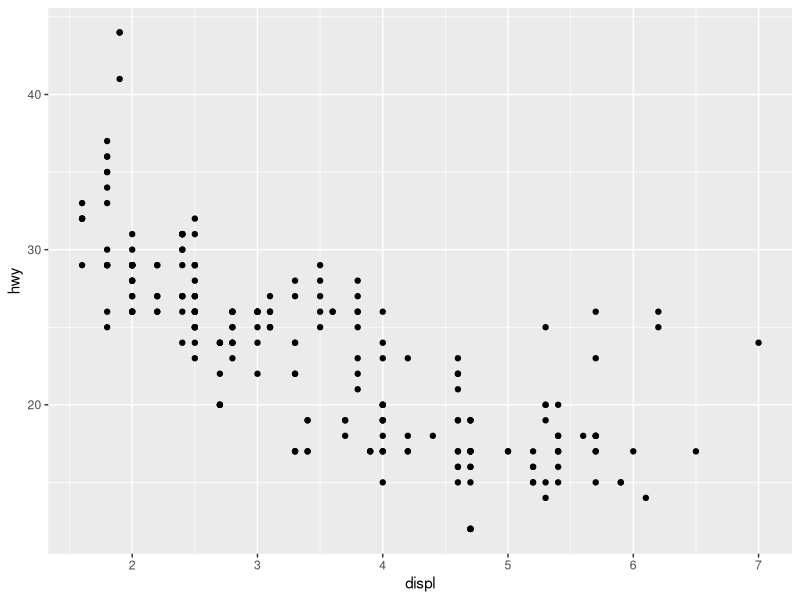
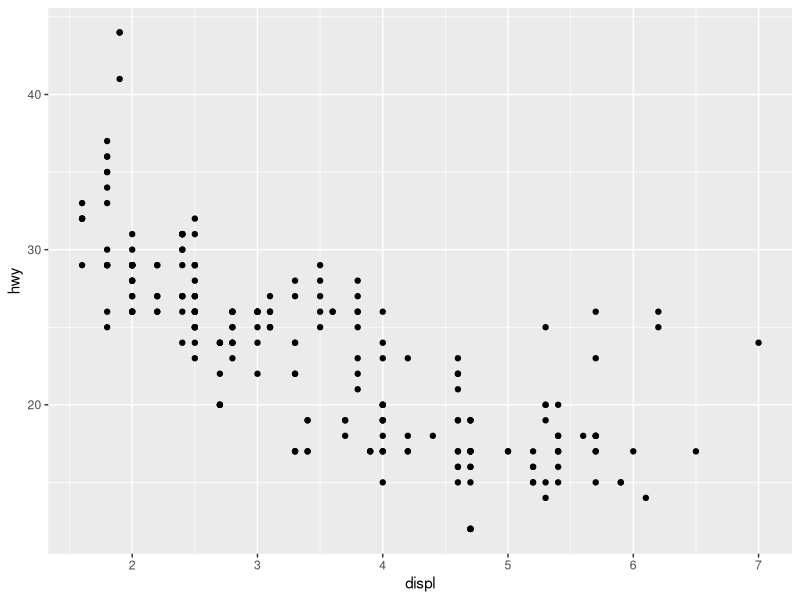
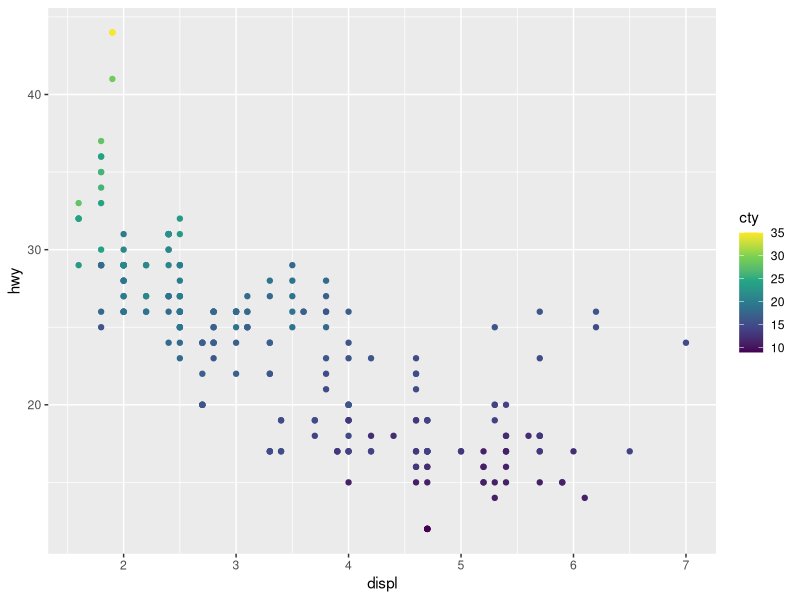
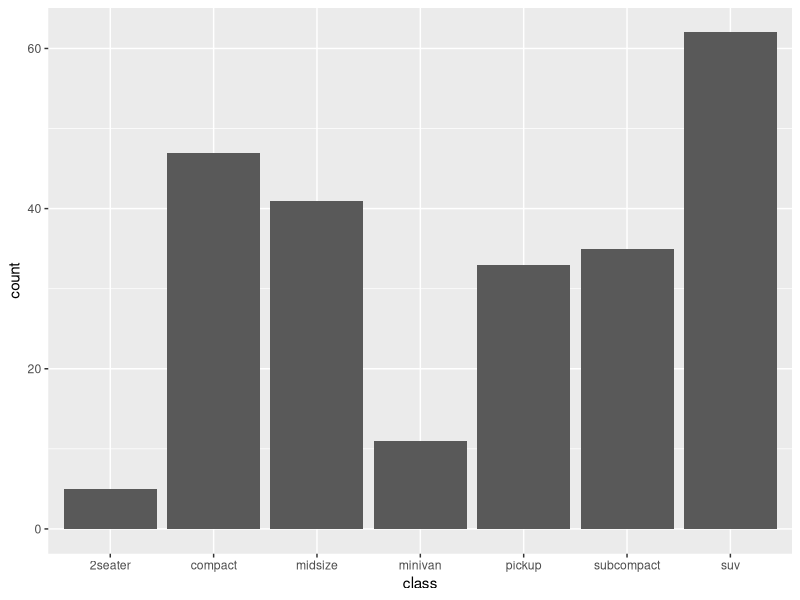
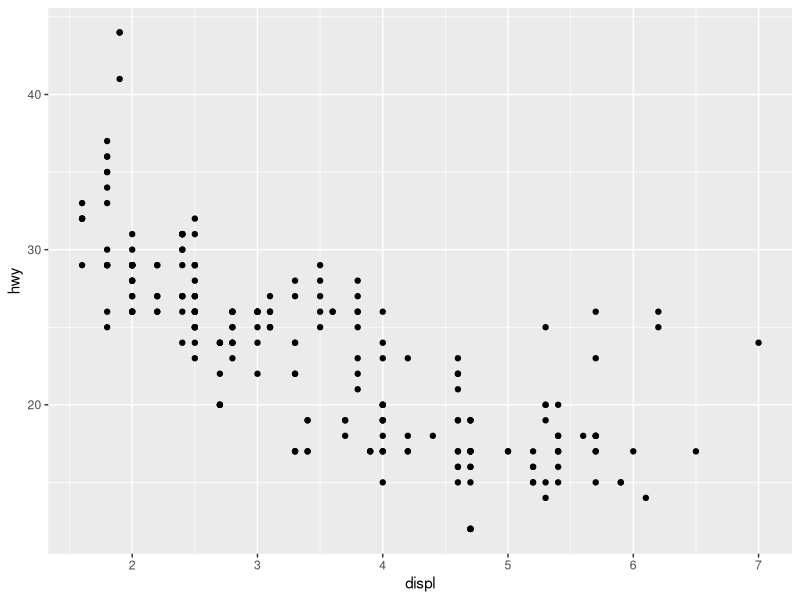

These charts were generated, in order, by the following R code: (Note: this script raises an error after producing the figures.)
# =============================================================================
# ESERCIZI: Estetiche e Mappature in ggplot2
# REVELO Training - Data Viz 2025
# =============================================================================
# 
# Istruzioni:
# - Completa ogni esercizio scrivendo il codice richiesto
# - Esegui il codice per verificare che funzioni
# - Confronta con le soluzioni a fine corso
# - Sperimenta con variazioni!
#
# =============================================================================

# SETUP -----------------------------------------------------------------------
library(ggplot2)
library(dplyr)

# Carica datasets
data(mpg)
data(diamonds)
data(economics)
data(mtcars)

# =============================================================================
# PARTE 1: COLOR AESTHETIC
# =============================================================================

# ESERCIZIO 1: Color Discreto Base -----------------------------------------
# Obiettivo: Creare scatter plot di displ vs hwy, colorando per drv (tipo trazione)
# Dataset: mpg

# Il tuo codice qui:
ggplot(mpg, aes(x = displ, y = hwy, color = )) +  # <-- Aggiungi l'estetica color
  geom_point()




# ESERCIZIO 2: Color Continuo -----------------------------------------------
# Obiettivo: Scatter plot displ vs hwy, con color basato su cty (consumo città)

# Il tuo codice qui:
ggplot(mpg, aes(x = displ, y = hwy, color = )) +  # <-- Aggiungi variabile continua
  geom_point()




# ESERCIZIO 3: Color con Linee ----------------------------------------------
# Obiettivo: Line plot di economics: date vs unemploy, colorando per anno
# Dataset: economics
# Suggerimento: usa lubridate::year() o format(date, "%Y")

# Il tuo codice qui:




# ESERCIZIO 4: Palette Viridis ----------------------------------------------
# Obiettivo: Ripeti esercizio 2, ma usa scale_color_viridis_c()

# Il tuo codice qui:
ggplot(mpg, aes(x = displ, y = hwy, color = cty)) +
  geom_point() +
  scale_color_viridis_c()  # <-- Aggiungi la scala viridis




# ESERCIZIO 5: Gradient Personalizzato --------------------------------------
# Obiettivo: Scatter plot diamonds: carat vs price, color su depth
#            Usa gradient da "yellow" a "red"
# Dataset: diamonds

# Il tuo codice qui:




# =============================================================================
# PARTE 2: FILL AESTHETIC
# =============================================================================

# ESERCIZIO 6: Fill per Bar Chart -------------------------------------------
# Obiettivo: Bar chart di mpg per class, riempimento per drv

# Il tuo codice qui:
ggplot(mpg, aes(x = class, fill = )) +  # <-- Aggiungi l'estetica fill
  geom_bar()




# ESERCIZIO 7: Fill con Density ---------------------------------------------
# Obiettivo: Density plot di hwy, con fill per drv e alpha = 0.5

# Il tuo codice qui:




# ESERCIZIO 8: Color e Fill Insieme -----------------------------------------
# Obiettivo: Bar chart di class, fill per class, bordo nero

# Il tuo codice qui:




# ESERCIZIO 9: Histogram con Fill -------------------------------------------
# Obiettivo: Histogram di carat (diamonds), fill per cut, position = "dodge"

# Il tuo codice qui:




# ESERCIZIO 10: Boxplot con Fill --------------------------------------------
# Obiettivo: Boxplot di hwy per class, fill per class, bordo "darkgray"

# Il tuo codice qui:




# =============================================================================
# PARTE 3: SIZE E SHAPE
# =============================================================================

# ESERCIZIO 11: Size Continuo -----------------------------------------------
# Obiettivo: Scatter plot displ vs hwy, size basato su cyl

# Il tuo codice qui:
ggplot(mpg, aes(x = displ, y = hwy, size = )) +  # <-- Aggiungi l'estetica size
  geom_point()




# ESERCIZIO 12: Size + Color ------------------------------------------------
# Obiettivo: Scatter plot wt vs mpg (mtcars), size = hp, color = cyl
# Dataset: mtcars

# Il tuo codice qui:




# ESERCIZIO 13: Shape Discreto ----------------------------------------------
# Obiettivo: Scatter plot displ vs hwy, shape basato su drv, size = 3

# Il tuo codice qui:




# ESERCIZIO 14: Shape + Color (Ridondanza) ----------------------------------
# Obiettivo: Scatter plot displ vs hwy, shape E color entrambi per drv

# Il tuo codice qui:




# ESERCIZIO 15: Shape Personalizzato ----------------------------------------
# Obiettivo: Scatter plot displ vs hwy, usa shape = 21, 
#            color = "black", fill = "steelblue", size = 3

# Il tuo codice qui:




# =============================================================================
# PARTE 4: ALPHA (TRASPARENZA)
# =============================================================================

# ESERCIZIO 16: Alpha Fisso per Overplotting --------------------------------
# Obiettivo: Scatter plot di diamonds (tutti i dati): carat vs price
#            Usa alpha = 0.1 per gestire overplotting
# Dataset: diamonds

# Il tuo codice qui:
ggplot(diamonds, aes(x = carat, y = price)) +
  geom_point(alpha = )  # <-- Aggiungi il valore alpha




# ESERCIZIO 17: Alpha Variabile ---------------------------------------------
# Obiettivo: Scatter plot mpg: displ vs hwy, alpha basato su cty

# Il tuo codice qui:




# ESERCIZIO 18: Alpha con Density -------------------------------------------
# Obiettivo: Density plot di hwy, fill per drv, alpha = 0.4

# Il tuo codice qui:




# ESERCIZIO 19: Alpha in Geom_ribbon ----------------------------------------
# Obiettivo: Line plot economics: date vs unemploy, 
#            aggiungi ribbon da unemploy-500 a unemploy+500, alpha = 0.3
# Dataset: economics

# Il tuo codice qui:




# ESERCIZIO 20: Jitter con Alpha --------------------------------------------
# Obiettivo: geom_jitter di class vs hwy, alpha = 0.5, width = 0.2

# Il tuo codice qui:




# ESERCIZIO 21: Boxplot + Punti con Alpha -----------------------------------
# Obiettivo: Sovrapporre boxplot e punti per class vs hwy
#            Usa geom_boxplot con alpha = 0.5, poi geom_point sopra
#            In questo modo i punti sono visibili attraverso i boxplot

# Il tuo codice qui:




# =============================================================================
# PARTE 5: MAPPING VS SETTING
# =============================================================================

# ESERCIZIO 22: Errore Comune - Setting in aes() ---------------------------
# Obiettivo: IDENTIFICA L'ERRORE e correggilo
# Questo codice è sbagliato:
# ggplot(mpg, aes(x = displ, y = hwy, color = "blue")) + geom_point()

# Codice corretto:
ggplot(mpg, aes(x = displ, y = hwy)) +
  geom_point(color = )  # <-- Sposta il colore fuori da aes()




# ESERCIZIO 23: Mapping Corretto --------------------------------------------
# Obiettivo: Scatter plot displ vs hwy, mapping color a class,
#            setting size = 3 e alpha = 0.7

# Il tuo codice qui:




# ESERCIZIO 23: Setting Multipli --------------------------------------------
# Obiettivo: Scatter plot wt vs mpg (mtcars), 
#            setting: color = "red", size = 4, shape = 17, alpha = 0.6
# Dataset: mtcars

# Il tuo codice qui:




# ESERCIZIO 24: Mix Mapping e Setting ---------------------------------------
# Obiettivo: Scatter plot displ vs hwy,
#            mapping: color = class, size = cyl
#            setting: alpha = 0.6

# Il tuo codice qui:




# ESERCIZIO 25: Position = "dodge" con Fill ---------------------------------
# Obiettivo: Bar chart di class, fill per drv, position = "dodge"

# Il tuo codice qui:




# =============================================================================
# PARTE 6: COMBINAZIONI AVANZATE
# =============================================================================

# ESERCIZIO 26: Quattro Variabili -------------------------------------------
# Obiettivo: Scatter plot displ vs hwy, 
#            color = class, size = cyl, alpha = 0.6

# Il tuo codice qui:




# ESERCIZIO 27: Ridondanza Accessibile --------------------------------------
# Obiettivo: Scatter plot displ vs hwy,
#            color E shape entrambi per drv (stessa variabile),
#            size = 3, per migliorare accessibilità

# Il tuo codice qui:




# ESERCIZIO 28: Bubble Chart ------------------------------------------------
# Obiettivo: Scatter plot diamonds (sample di 1000 righe):
#            x = carat, y = price, size = depth, color = cut, alpha = 0.5

# Sample dei dati
diamonds_sample <- diamonds %>% sample_n(1000)

# Il tuo codice qui:




# ESERCIZIO 29: Gradient Divergente -----------------------------------------
# Obiettivo: Prepara dati con variabile centrata, poi visualizza con gradient divergente

# Prepara dati
mpg_centered <- mpg %>%
  mutate(hwy_diff = hwy - mean(hwy))

# Scatter plot: displ vs hwy_diff, color = hwy_diff,
# usa scale_color_gradient2 con low = "blue", mid = "white", high = "red", midpoint = 0




# ESERCIZIO 30: Multivariato Completo ---------------------------------------
# Obiettivo: Visualizzazione completa mtcars:
#            x = wt, y = mpg, color = factor(cyl), size = hp, shape = factor(am)
# Dataset: mtcars

# Il tuo codice qui:




# =============================================================================
# FINE ESERCIZI
# =============================================================================
# 
# Congratulazioni! Hai completato tutti gli esercizi.
# 
# Prossimi passi:
# - Rivedi gli esercizi dove hai avuto difficoltà
# - Sperimenta con altre palette di colori (RColorBrewer, ggsci)
# - Prova a combinare estetiche in modi creativi
# - Esplora la documentazione: ?aes, ?scale_color_manual, etc.
# 
# Le soluzioni saranno fornite a fine corso!
# =============================================================================
